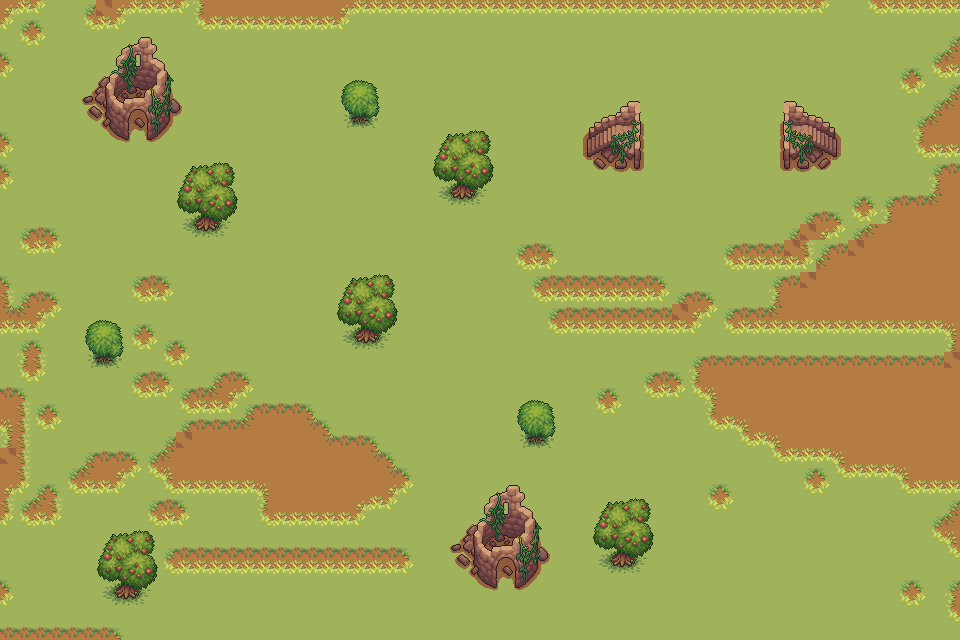

Rendered tile map (Tiled .tmx) drawn with the repository's tilesets; below, a short description and the map source with its tile grids summarised:
An orthogonal 60x40 tile map with 16x16 px tiles, 4 tile layers (ground, co, caycoi, spam), 2 tilesets and 1 object.

<map version="1.10" tiledversion="1.11.0" orientation="orthogonal" renderorder="right-down" width="60" height="40" tilewidth="16" tileheight="16" infinite="0" nextlayerid="6" nextobjectid="2">
 <tileset firstgid="1" name="1" tilewidth="16" tileheight="16" tilecount="336" columns="21">
  <image source="game2/ground_grasss.png" width="336" height="256" />
  <wangsets>
   <wangset name="co" type="corner" tile="-1">
    <wangcolor name="" color="#ff0000" tile="-1" probability="1" />
    <wangtile tileid="105" wangid="0,0,0,1,0,0,0,0" />
    <wangtile tileid="106" wangid="0,0,0,1,0,1,0,0" />
    <wangtile tileid="107" wangid="0,0,0,0,0,1,0,0" />
    <wangtile tileid="108" wangid="0,1,0,0,0,1,0,1" />
    <wangtile tileid="109" wangid="0,1,0,1,0,0,0,1" />
    <wangtile tileid="126" wangid="0,1,0,1,0,0,0,0" />
    <wangtile tileid="127" wangid="0,1,0,1,0,1,0,1" />
    <wangtile tileid="128" wangid="0,0,0,0,0,1,0,1" />
    <wangtile tileid="129" wangid="0,0,0,1,0,1,0,1" />
    <wangtile tileid="130" wangid="0,1,0,1,0,1,0,0" />
    <wangtile tileid="147" wangid="0,1,0,0,0,0,0,0" />
    <wangtile tileid="148" wangid="0,1,0,0,0,0,0,1" />
    <wangtile tileid="149" wangid="0,0,0,0,0,0,0,1" />
    <wangtile tileid="332" wangid="0,0,0,0,0,0,0,1" />
   </wangset>
  </wangsets>
 </tileset>
 <tileset firstgid="337" name="2" tilewidth="16" tileheight="16" tilecount="544" columns="16">
  <image source="game2/Trees_rocks.png" width="256" height="544" />
 </tileset>
 <layer id="1" name="ground" width="60" height="40">
  <data>[2400 cells, 2400 non-empty, 1 distinct tile ids]</data>
 </layer>
 <layer id="2" name="co" width="60" height="40">
  <data>[2400 cells, 2202 non-empty, 14 distinct tile ids]</data>
 </layer>
 <layer id="3" name="caycoi" width="60" height="40">
  <data>[2400 cells, 222 non-empty, 81 distinct tile ids]</data>
 </layer>
 <layer id="5" name="spam" width="60" height="40">
  <data>[2400 cells, 27 non-empty, 9 distinct tile ids]</data>
 </layer>
 <objectgroup id="4" name="object">
  <object id="1" x="482.667" y="366.667">
   <point />
  </object>
 </objectgroup>
</map>
